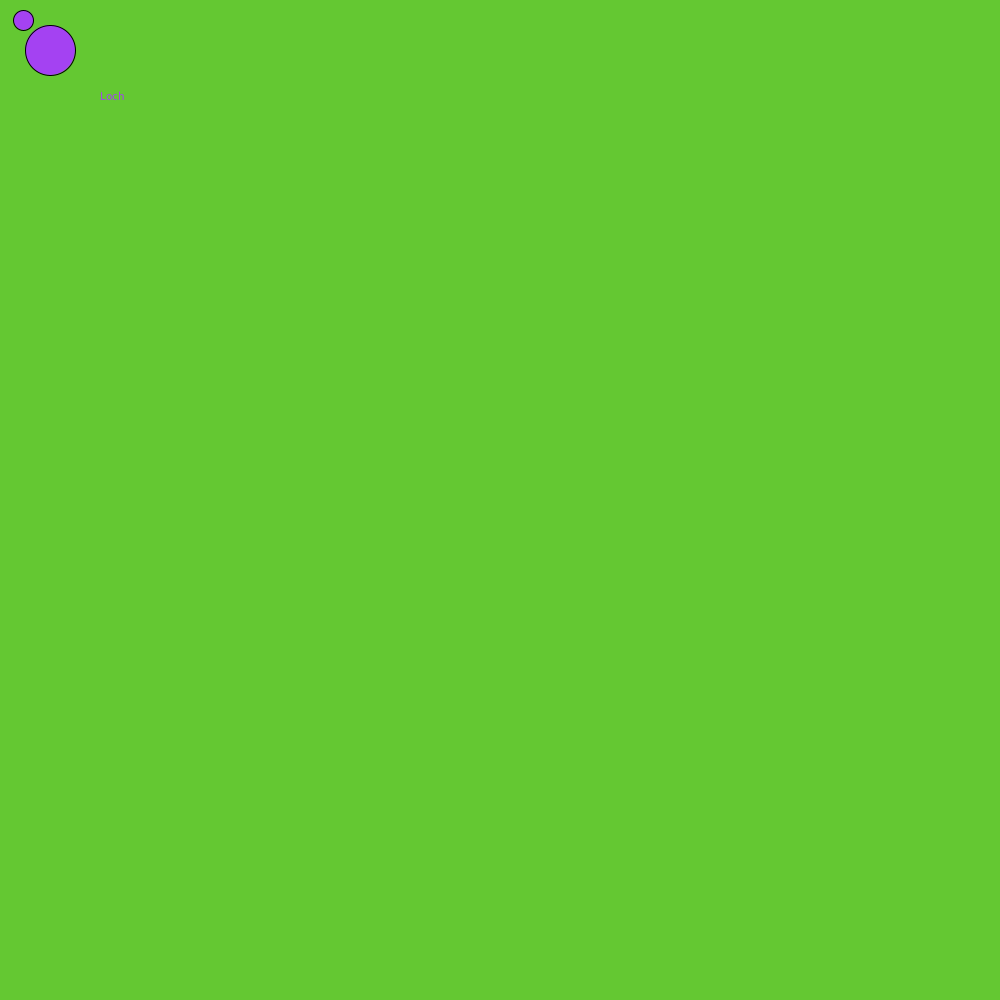
Frame 1 (no input)
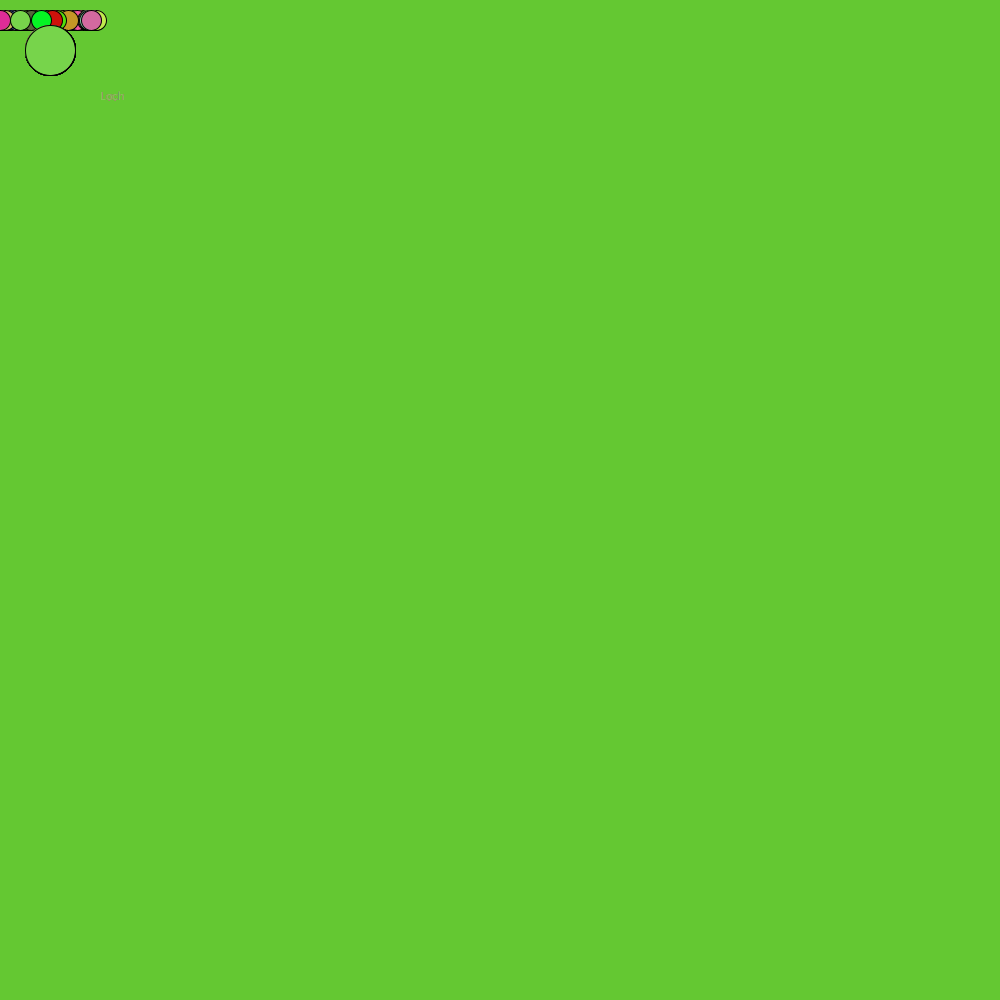
Frame 60 (the mouse pressed at the canvas centre just before this capture)
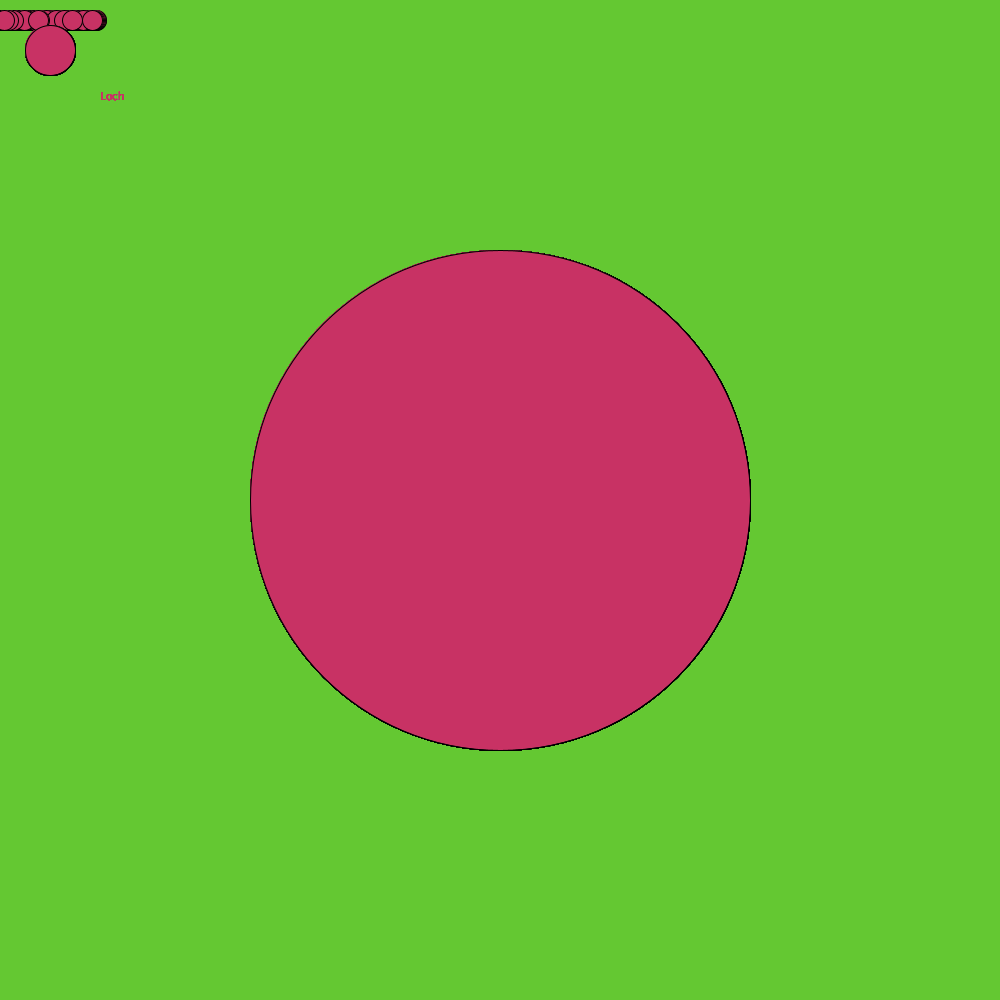
Frame 120 (the mouse held since frame 60 and released just before this capture)

The Processing sketch that drew these frames (run headless with seeded random() and noise(); from frame 60 on, the mouse is pressed at the canvas centre):

// Processing sketch: Circles
// ── Circles.pde
void setup () {
size(1000,1000);
  background (100,200,50);
}
void draw () {
if(mousePressed) {
  fill (200,50,100);}
  else {
    fill (random(255),random(255),random(255));}


ellipse (50,50,50,50);
ellipse (random(100),20,20,20);


ellipse (mouseX,mouseY,mouseX,mouseY); 
text("Loch",100,100);
}
